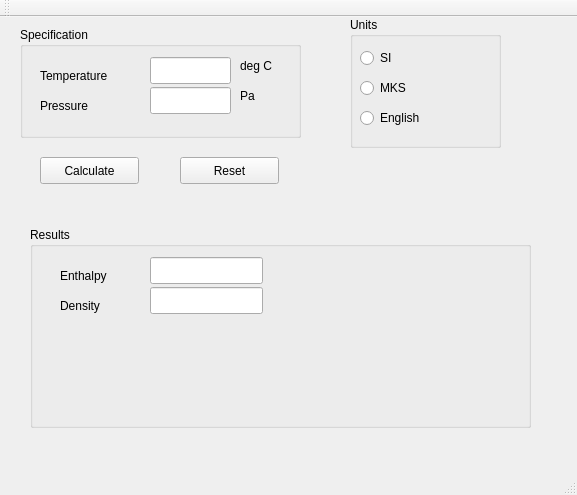
<?xml version="1.0" encoding="UTF-8"?>
<ui version="4.0">
 <class>steamTable</class>
 <widget class="QMainWindow" name="steamTable">
  <property name="geometry">
   <rect>
    <x>0</x>
    <y>0</y>
    <width>577</width>
    <height>495</height>
   </rect>
  </property>
  <property name="windowTitle">
   <string>steamTable</string>
  </property>
  <widget class="QWidget" name="centralWidget">
   <widget class="QLabel" name="label">
    <property name="geometry">
     <rect>
      <x>40</x>
      <y>50</y>
      <width>101</width>
      <height>17</height>
     </rect>
    </property>
    <property name="text">
     <string>Temperature</string>
    </property>
   </widget>
   <widget class="QLabel" name="label_2">
    <property name="geometry">
     <rect>
      <x>40</x>
      <y>80</y>
      <width>67</width>
      <height>17</height>
     </rect>
    </property>
    <property name="text">
     <string>Pressure</string>
    </property>
   </widget>
   <widget class="QLineEdit" name="tempEdit">
    <property name="geometry">
     <rect>
      <x>150</x>
      <y>40</y>
      <width>81</width>
      <height>27</height>
     </rect>
    </property>
   </widget>
   <widget class="QLineEdit" name="presEdit">
    <property name="geometry">
     <rect>
      <x>150</x>
      <y>70</y>
      <width>81</width>
      <height>27</height>
     </rect>
    </property>
   </widget>
   <widget class="QGroupBox" name="groupBox">
    <property name="geometry">
     <rect>
      <x>20</x>
      <y>10</y>
      <width>281</width>
      <height>111</height>
     </rect>
    </property>
    <property name="title">
     <string>Specification</string>
    </property>
    <widget class="QLabel" name="tempUnit">
     <property name="geometry">
      <rect>
       <x>220</x>
       <y>30</y>
       <width>67</width>
       <height>17</height>
      </rect>
     </property>
     <property name="text">
      <string>deg C</string>
     </property>
    </widget>
    <widget class="QLabel" name="presUnit">
     <property name="geometry">
      <rect>
       <x>220</x>
       <y>60</y>
       <width>67</width>
       <height>17</height>
      </rect>
     </property>
     <property name="text">
      <string>Pa</string>
     </property>
    </widget>
   </widget>
   <widget class="QGroupBox" name="groupBox_2">
    <property name="geometry">
     <rect>
      <x>350</x>
      <y>0</y>
      <width>151</width>
      <height>131</height>
     </rect>
    </property>
    <property name="title">
     <string>Units</string>
    </property>
    <widget class="QRadioButton" name="SIButton">
     <property name="geometry">
      <rect>
       <x>10</x>
       <y>30</y>
       <width>117</width>
       <height>22</height>
      </rect>
     </property>
     <property name="text">
      <string>SI</string>
     </property>
    </widget>
    <widget class="QRadioButton" name="MKSButton">
     <property name="geometry">
      <rect>
       <x>10</x>
       <y>60</y>
       <width>117</width>
       <height>22</height>
      </rect>
     </property>
     <property name="text">
      <string>MKS</string>
     </property>
    </widget>
    <widget class="QRadioButton" name="EnglishButton">
     <property name="geometry">
      <rect>
       <x>10</x>
       <y>90</y>
       <width>117</width>
       <height>22</height>
      </rect>
     </property>
     <property name="text">
      <string>English</string>
     </property>
    </widget>
   </widget>
   <widget class="QGroupBox" name="groupBox_3">
    <property name="geometry">
     <rect>
      <x>30</x>
      <y>210</y>
      <width>501</width>
      <height>201</height>
     </rect>
    </property>
    <property name="title">
     <string>Results</string>
    </property>
    <widget class="QLabel" name="label_3">
     <property name="geometry">
      <rect>
       <x>30</x>
       <y>40</y>
       <width>67</width>
       <height>17</height>
      </rect>
     </property>
     <property name="text">
      <string>Enthalpy </string>
     </property>
    </widget>
    <widget class="QLineEdit" name="enthalpyEdit">
     <property name="geometry">
      <rect>
       <x>120</x>
       <y>30</y>
       <width>113</width>
       <height>27</height>
      </rect>
     </property>
     <property name="cursor">
      <cursorShape>IBeamCursor</cursorShape>
     </property>
     <property name="readOnly">
      <bool>false</bool>
     </property>
    </widget>
    <widget class="QLabel" name="label_4">
     <property name="geometry">
      <rect>
       <x>30</x>
       <y>70</y>
       <width>67</width>
       <height>17</height>
      </rect>
     </property>
     <property name="text">
      <string>Density</string>
     </property>
    </widget>
    <widget class="QLineEdit" name="densityEdit">
     <property name="geometry">
      <rect>
       <x>120</x>
       <y>60</y>
       <width>113</width>
       <height>27</height>
      </rect>
     </property>
     <property name="readOnly">
      <bool>false</bool>
     </property>
    </widget>
   </widget>
   <widget class="QPushButton" name="calcButton">
    <property name="geometry">
     <rect>
      <x>40</x>
      <y>140</y>
      <width>99</width>
      <height>27</height>
     </rect>
    </property>
    <property name="text">
     <string>Calculate</string>
    </property>
   </widget>
   <widget class="QPushButton" name="resetButton">
    <property name="geometry">
     <rect>
      <x>180</x>
      <y>140</y>
      <width>99</width>
      <height>27</height>
     </rect>
    </property>
    <property name="text">
     <string>Reset</string>
    </property>
   </widget>
   <zorder>groupBox</zorder>
   <zorder>label</zorder>
   <zorder>label_2</zorder>
   <zorder>tempEdit</zorder>
   <zorder>presEdit</zorder>
   <zorder>groupBox_2</zorder>
   <zorder>groupBox_3</zorder>
   <zorder>calcButton</zorder>
   <zorder>resetButton</zorder>
  </widget>
  <widget class="QMenuBar" name="menuBar">
   <property name="geometry">
    <rect>
     <x>0</x>
     <y>0</y>
     <width>577</width>
     <height>25</height>
    </rect>
   </property>
  </widget>
  <widget class="QToolBar" name="mainToolBar">
   <attribute name="toolBarArea">
    <enum>TopToolBarArea</enum>
   </attribute>
   <attribute name="toolBarBreak">
    <bool>false</bool>
   </attribute>
  </widget>
  <widget class="QStatusBar" name="statusBar"/>
 </widget>
 <layoutdefault spacing="6" margin="11"/>
 <resources/>
 <connections/>
</ui>
